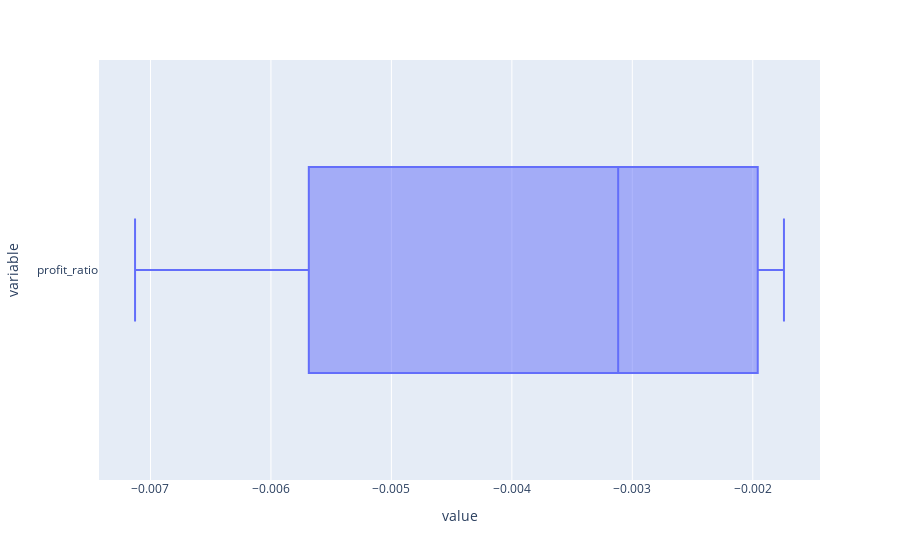

The notebook cell saved with this chart:
### Code cell
fig = px.box(closed_tradesA, x=group_labels)
fig.show()

### Figure 1 — Plotly figure (JSON) as saved in the notebook; plotly's stock layout.template omitted (floating-point values rounded to 4 significant figures)
{"data": [{"alignmentgroup": "True", "hovertemplate": "value=%{x}<br>variable=%{y}<extra></extra>", "legendgroup": "", "marker": {"color": "#636efa"}, "name": "", "notched": false, "offsetgroup": "", "orientation": "h", "showlegend": false, "type": "box", "x": [-0.005686, -0.002203, -0.001822, -0.001959, -0.003853, -0.005924, -0.001741, -0.003278, -0.007128, -0.002957], "x0": " ", "xaxis": "x", "y": ["profit_ratio", "profit_ratio", "profit_ratio", "profit_ratio", "profit_ratio", "profit_ratio", "profit_ratio", "profit_ratio", "profit_ratio", "profit_ratio"], "y0": " ", "yaxis": "y"}], "layout": {"boxmode": "group", "legend": {"tracegroupgap": 0}, "margin": {"t": 60}, "xaxis": {"anchor": "y", "domain": [0, 1], "title": {"text": "value"}}, "yaxis": {"anchor": "x", "domain": [0, 1], "title": {"text": "variable"}}}}
